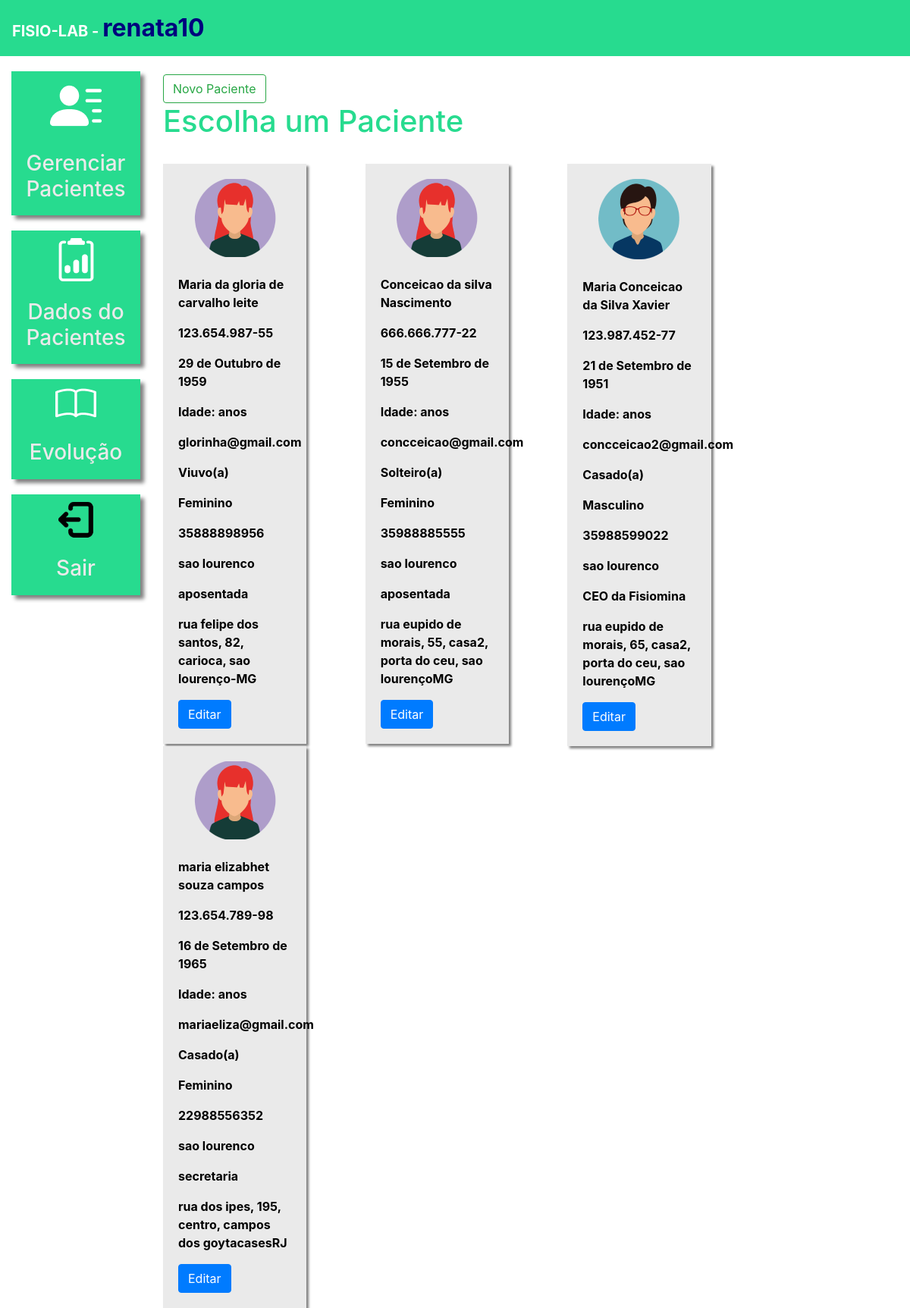
The page /pacientes/ (signed in) on the database its author committed.
### plataforma/models.py (models this page shows, shortened)
class Pacientes(models.Model):
    choices_sexo = (('Feminino', 'Feminino'),
                    ('Masculino', 'Masculino'),
                    ('Outros', 'Outros'))
    choices_estadocivil = (('Casado(a)', 'Casado(a)'),
                    ('Solteiro(a)', 'Solteiro(a)'),
                    ('Divorciado(a)', 'Divorciado(a)'),
                    ('Viuvo(a)', 'Viuvo(a)'))
    nome = models.CharField(max_length=50)
    cpf = models.CharField(max_length=14, verbose_name="CPF", blank=False, null=False)
    sexo = models.CharField(max_length=24, choices=choices_sexo)
    estadocivil = models.CharField(max_length=25, choices=choices_estadocivil)
    datanascimento = models.DateField()
    naturalidade = models.CharField(max_length=120)
    profissao = models.CharField(max_length=50)
    email = models.EmailField()
    telefone = models.CharField(max_length=25)
    endereco = models.CharField(max_length=50)
    fisio = models.ForeignKey(User, on_delete=models.CASCADE)

### plataforma/views.py (the view, shortened to what this page needs)
# urls.py: path('pacientes/', views.pacientes, name="pacientes"),
@login_required(login_url='/auth/logar/')
def pacientes (request):
    if request.method =="GET":
        pacientes = Pacientes.objects.filter(fisio=request.user)
        return render(request, 'pacientes.html', {'pacientes':pacientes})

### autenticacao/context_processors.py (called while the page is built)
def perfil_profissional(request):
    if request.user.is_authenticated:
        perfil = PerfilProfissional.objects.filter(usuario=request.user).first()
        return {'perfil': perfil}
    return {'perfil': None}

### plataforma/templates/pacientes.html (shortened to what this page needs)
{% extends 'base_plataforma.html' %}
{% load static %}
{% block 'plataforma' %}
<br>
<button type="button" class="btn btn-outline-success" data-toggle="modal" data-target="#modal">
Novo Paciente
</button>
<br>
<h1 class="titulo">Escolha um Paciente</h1>
<br>
<div class="row">
    {% for paciente in pacientes %}
        <div class="col-md-4">
            <a href="{% url 'editar_paciente' paciente.pk %}" class="link-hover">
                <div class="card-paciente">
                    <div class="foto-perfil">
                        {% if paciente.sexo == "Masculino" %}
                            <img src="{% static 'plataforma/img/perfil2.png' %}">
                        {% else %}
                            <img src="{% static 'plataforma/img/perfil1.png' %}">
                        {% endif %}
                    </div>
                    <br>
                    <p class="dados">{{paciente.nome}}</p>
                    <p class="dados">{{paciente.cpf}}</p>
                   <p class="dados">{{paciente.datanascimento}}</p>
                    <p class="dados">Idade:  anos</p>
                    <p class="dados">{{paciente.email}}</p>
                    <p class="dados">{{paciente.estadocivil}}</p>
                    <p class="dados">{{paciente.sexo}}</p>
                    <p class="dados">{{paciente.telefone}}</p>
                    <p class="dados">{{paciente.naturalidade}}</p>
                    <p class="dados">{{paciente.profissao}}</p>
                    <p class="dados">{{paciente.endereco}}</p>
                    <button type="button" class="btn btn-primary">
                        Editar
                    </button>
                </div>
            </a>
        </div>
    {% endfor %}
</div>
{% endblock %}

### templates/base.html (shortened to what this page needs)
{% load static %}
<!doctype html>
<html lang="pt-BR">
    <head>
        {% block 'head' %}{% endblock %}
        <link rel="stylesheet" href="https://cdn.jsdelivr.net/npm/bootstrap@4.6.1/dist/css/bootstrap.min.css">
    </head>
    <body>
        {% if user.is_authenticated %}
            <nav style="background-color: #27DB8F;" class="navbar navbar-expand-lg navbar-dark">
                <a style="font-weight: bold" class="navbar-brand" href="#">FISIO-LAB - <font color="#00007d" size="6">{{ user.username }}</font></a>
            </nav>
        {% endif %}
        {% block 'body' %}{% endblock %}
</body>
</html>

### templates/static/plataforma/css/css.css (style rules this page uses)
.titulo { color: #27DB8F; }
.card-paciente { background-color:rgb(234, 234, 234); width: 80%; box-shadow: 3px 3px 3px gray; padding: 20px; color: black; }
.foto-perfil { text-align: center; }
.dados { font-weight: bold; }

### rows shown on the page
Pacientes: nome "Maria da gloria de carvalho leite", cpf "123.654.987-55", datanascimento "29 de Outubro de 1959", email "glorinha@gmail.com", estadocivil "Viuvo(a)", sexo "Feminino", telefone "35888898956", naturalidade "sao lourenco", profissao "aposentada", endereco "rua felipe dos santos, 82, carioca, sao lourenço-MG"
Pacientes: nome "Conceicao da silva Nascimento", cpf "666.666.777-22", datanascimento "15 de Setembro de 1955", email "concceicao@gmail.com", estadocivil "Solteiro(a)", sexo "Feminino", telefone "35988885555", naturalidade "sao lourenco", profissao "aposentada", endereco "rua eupido de morais, 55, casa2, porta do ceu, sao lourençoMG"
Pacientes: nome "Maria Conceicao da Silva Xavier", cpf "123.987.452-77", datanascimento "21 de Setembro de 1951", email "concceicao2@gmail.com", estadocivil "Casado(a)", sexo "Masculino", telefone "35988599022", naturalidade "sao lourenco", profissao "CEO da Fisiomina", endereco "rua eupido de morais, 65, casa2, porta do ceu, sao lourençoMG"
Pacientes: nome "maria elizabhet souza campos", cpf "123.654.789-98", datanascimento "16 de Setembro de 1965", email "mariaeliza@gmail.com", estadocivil "Casado(a)", sexo "Feminino", telefone "22988556352", naturalidade "sao lourenco", profissao "secretaria", endereco "rua dos ipes, 195, centro, campos dos goytacasesRJ"

### other values the page prints
{{ user.username }} "renata10"
